Frame 1 (no input): blank canvas, image omitted
Frame 60 (the mouse pressed at the canvas centre just before this capture): blank canvas, image omitted
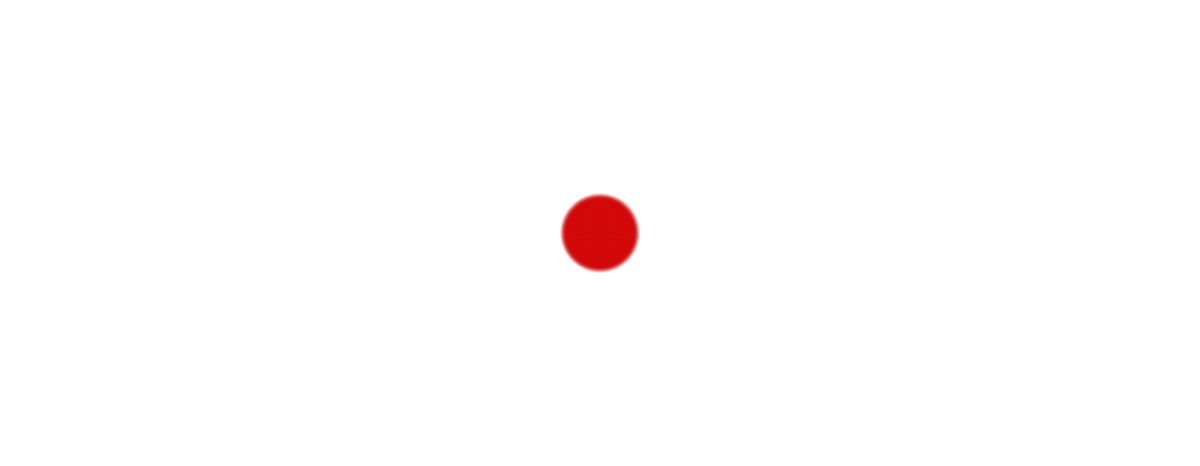
Frame 120 (the mouse held since frame 60 and released just before this capture)

The Processing sketch whose frames 1 and 60 were blank and that drew this single picture after the mouse press (run headless with seeded random() and noise(); from frame 60 on, the mouse is pressed at the canvas centre):

// Processing sketch: processing_67212
// ── processing_67212.pde

int counter;
int d;
int rate;
int a;

float [] xPos = new float[10000000];
float [] yPos = new float[10000000];

void setup() {
  size(1800, 700);
  fill(204,0,0,10);
  background(255);
  counter=0;
  d=3;
  rate=2;
}

void draw() {
  if(mousePressed) {
    
    xPos [counter] = mouseX;
    yPos [counter] = mouseY;    
    
    for (a=0; a <= counter; a++){
      fill(204,0,0,15);
      ellipse ( xPos[a], yPos[a], d+(counter-a)*rate, d+(counter-a)*rate);
    }
    
    noStroke();
    counter++ ;
  }
   
}

void mouseReleased (){
  counter = 0;
}
